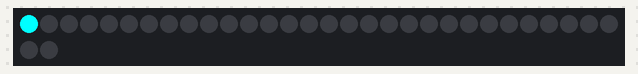
This sketch was run on a simulated Arduino Uno, built with avr-gcc and run on an emulated ATmega328P. Shown: 32 RGB LEDs in strip order, left to right, continuing on the next row.

Above: at 0.12 s.
At 7.92 s:
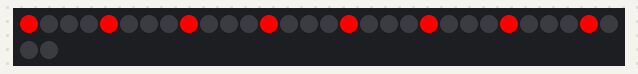
At 15.47 s:
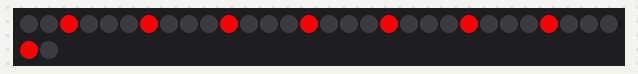
At 23.21 s:
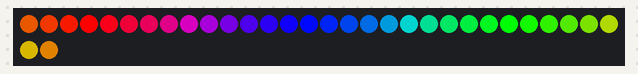
At 31.52 s:
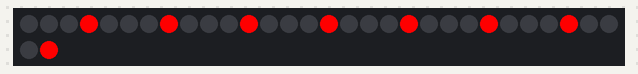
At 39.84 s:
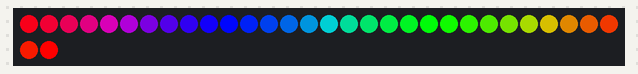

The sketch:

animateSketch.ino
```cpp
// (licence header left out)
#include <Adafruit_NeoPixel.h>

#include "src/TheVaporTrail_Animator_NeoPixel/TheVaporTrail_Animator_NeoPixel.h"

#include "src/TheVaporTrail_AnimationTools/example_animations/SingleAnimation.h"
#include "src/TheVaporTrail_Animations/RainbowAnimation.h"
#include "src/TheVaporTrail_Animations/MarqueeAnimation.h"

//----------------------------------------
// Adafruit NeoPixel initialization
//----------------------------------------
#define LED_PIN    2
#define LED_COUNT  32
#define LED_TYPE  (NEO_GRB + NEO_KHZ800)
Adafruit_NeoPixel strip = Adafruit_NeoPixel(LED_COUNT, LED_PIN, LED_TYPE);

//----------------------------------------
// Animator initialization
//----------------------------------------
TheVaporTrail_Animator_NeoPixel animator = TheVaporTrail_Animator_NeoPixel(&strip);

//----------------------------------------
// Animations
//----------------------------------------
SingleAnimation  single = SingleAnimation();
MarqueeAnimation marquee = MarqueeAnimation();
RainbowAnimation rainbow = RainbowAnimation();

//----------------------------------------
// Arduino Set-up
//----------------------------------------
void setup()
{
	strip.begin();

	animator.addAnimation(&single);
	animator.addAnimation(&marquee);
	animator.addAnimation(&rainbow);
}

//----------------------------------------
// Arduino Loop
//----------------------------------------
void loop()
{
	static uint32_t count = 0;

	animator.clear();

	animator.render();

	animator.show();

	delay(250);

	animator.advance();

	count++;
	if (count > 30)
	{
		count = 0;
		animator.next();
	}
}
```

TheVaporTrail_Animator_Pixels.cpp
```cpp
// TheVaporTrail_Animator_Pixels.cpp

#include "TheVaporTrail_Animator_Pixels.h"

#define INITIAL_LED_COUNT 32

TheVaporTrail_Animator_Pixels::TheVaporTrail_Animator_Pixels(void)
{
	_length = INITIAL_LED_COUNT;
}

TheVaporTrail_Animator_Pixels::~TheVaporTrail_Animator_Pixels(void)
{
}

void TheVaporTrail_Animator_Pixels::setPixelCount(uint32_t pixelCount)
{
    _length = pixelCount;
}

void TheVaporTrail_Animator_Pixels::setPixel(uint16_t position, uint32_t color)
{
	pixels[position % _length] = color;
}

uint32_t TheVaporTrail_Animator_Pixels::getPixel(uint16_t position)
{
    return pixels[position];
}

void TheVaporTrail_Animator_Pixels::setColor(uint32_t position, uint32_t color)
{
}

void TheVaporTrail_Animator_Pixels::getPixels(uint32_t* pixelsOut)
{
    for (int i = 0; i < _length; i++)
        pixelsOut[i] = pixels[i];

}
void TheVaporTrail_Animator_Pixels::clear(void)
{
    for (int i = 0; i < _length; i++)
        pixels[i] = 0;
}

void TheVaporTrail_Animator_Pixels::show(void)
{

}
```

TheVaporTrail_Animator_Pixels.h
```cpp
// TheVaporTrail_Animator_Data.h

#ifndef THEVAPORTRAIL_ANIMATOR_PIXELS_H
#define THEVAPORTRAIL_ANIMATOR_PIXELS_H

#include "../base/TheVaporTrail_Animator.h"

#define MAX_LED_COUNT 1000

class TheVaporTrail_Animator_Pixels: public TheVaporTrail_Animator {

	public:
		TheVaporTrail_Animator_Pixels();
		~TheVaporTrail_Animator_Pixels(void);

        void clear(void);
        void show(void);

		void setPixel(uint16_t position, uint32_t color);
		uint32_t getPixel(uint16_t position);

		void setColor(uint32_t position, uint32_t color);

        void getPixels(uint32_t* pixels);
        void setPixelCount(uint32_t pixelCount);

	private:
        uint32_t pixels[MAX_LED_COUNT];
};


#endif // THEVAPORTRAIL_ANIMATOR_PIXELS_H
```

TheVaporTrail_Animation.cpp
```cpp
// TheVaporTrail_Animation.cpp

#include "TheVaporTrail_Animation.h"


TheVaporTrail_Animation::TheVaporTrail_Animation(void)
{
}

TheVaporTrail_Animation::~TheVaporTrail_Animation(void)
{
}

void TheVaporTrail_Animation::setAnimator(TheVaporTrail_Animator* animator)
{
	_animator = animator;
}

void TheVaporTrail_Animation::init(void)
{
}

void TheVaporTrail_Animation::reset(void)
{
}

void TheVaporTrail_Animation::render(void)
{
}

void TheVaporTrail_Animation::advance(void)
{
}


void TheVaporTrail_Animation::setPixel(uint16_t position, uint32_t color)
{
	_animator->setPixel(position, color);
};

uint16_t TheVaporTrail_Animation::length(void)
{
	return _animator->length();
}
```

TheVaporTrail_Animation.h
```cpp
// TheVaporTrail_Animation.h

#ifndef THEVAPORTRAIL_ANIMATION_H
#define THEVAPORTRAIL_ANIMATION_H

#include "TheVaporTrail_Types.h"

class TheVaporTrail_Animation;
class TheVaporTrail_Animator;

#include "TheVaporTrail_Animator.h"

class TheVaporTrail_Animation {

	public:
		TheVaporTrail_Animation(void);
		~TheVaporTrail_Animation(void);

		void setAnimator(TheVaporTrail_Animator* animator);

		virtual void init(void);

		virtual void reset(void);

		virtual void render(void);

		virtual void advance(void);

	private:
		TheVaporTrail_Animator* _animator;


	protected:

		uint16_t length(void);

		void setPixel(uint16_t position, uint32_t color);

		uint32_t setPixel(uint16_t position);

		void setColor(uint32_t position, uint32_t color);

};


#endif // THEVAPORTRAIL_ANIMATION_H
```

TheVaporTrail_Animator.cpp
```cpp
// TheVaporTrail_Animator.cpp

#include "TheVaporTrail_Animator.h"


TheVaporTrail_Animator::TheVaporTrail_Animator(void)
{
	_length = 0;
	_precision = 0;
}

TheVaporTrail_Animator::~TheVaporTrail_Animator(void)
{
}

void TheVaporTrail_Animator::clear()
{
}

void TheVaporTrail_Animator::show()
{
}

void TheVaporTrail_Animator::setAlpha(uint8_t alpha)
{
}

void TheVaporTrail_Animator::setPixel(uint16_t position, uint32_t color)
{
}

uint32_t TheVaporTrail_Animator::getPixel(uint16_t position)
{
	return 0;
}

void TheVaporTrail_Animator::setColor(uint32_t position, uint32_t color)
{
}

void TheVaporTrail_Animator::addAnimation(TheVaporTrail_Animation* animation)
{
    if (_count < MAX_ANIMATIONS)
    {
        _animationList[_count] = animation;
        _count++;
        animation->setAnimator(this);
    }

    if (_currentAnimation == NULL)
    {
        _currentAnimation = animation;
        _current = 0;
    }


}

void TheVaporTrail_Animator::render(void)
{
	if (_currentAnimation != NULL)
		_currentAnimation->render();
}

void TheVaporTrail_Animator::advance(void)
{
	if (_currentAnimation != NULL)
		_currentAnimation->advance();
}


void TheVaporTrail_Animator::next(void)
{
    _current = (_current + 1) % _count;
    _currentAnimation = _animationList[_current];
}
```

TheVaporTrail_Animator.h
```cpp
// TheVaporTrail_Animator.h

#ifndef THEVAPORTRAIL_ANIMATOR_H
#define THEVAPORTRAIL_ANIMATOR_H

#include "TheVaporTrail_Types.h"

class TheVaporTrail_Animation;
class TheVaporTrail_Animator;


#include "TheVaporTrail_Animation.h"

#define MAX_ANIMATIONS 10

class TheVaporTrail_Animator {

	public:
		TheVaporTrail_Animator(void);
		~TheVaporTrail_Animator(void);

		virtual void clear(void);

		virtual void show(void);

		virtual void setAlpha(uint8_t alpha);

		virtual void setPixel(uint16_t position, uint32_t color);

		virtual uint32_t getPixel(uint16_t position);

		virtual void setColor(uint32_t position, uint32_t color);

		void addAnimation(TheVaporTrail_Animation* animation);

		virtual void render(void);

		virtual void advance(void);

		inline uint16_t length(void) { return _length; }

		void next(void);


	protected:
		uint8_t _precision;
		uint16_t _length;

	private:
		TheVaporTrail_Animation* _currentAnimation;
		TheVaporTrail_Animation* _nextAnimation;
		TheVaporTrail_Animation* _animationList[MAX_ANIMATIONS];
		uint8_t _count;
		uint8_t _current;

};


#endif // THEVAPORTRAIL_ANIMATOR_H
```

TheVaporTrail_Types.h
```cpp
// TheVaporTrail_Types.h

#ifndef THEVAPORTRAIL_TYPES_H
#define THEVAPORTRAIL_TYPES_H

#ifdef ARDUINO
    #include "Arduino.h"
#else
    #include "stdint.h"
    #include <stdio.h>

    //typedef unsigned char uint8_t;
    //typedef unsigned int uint16_t;
    //typedef unsigned int uint32_t;

    //#define NULL ((void*)0)
#endif


#endif // THEVAPORTRAIL_TYPES_H
```

SingleAnimation.cpp
```cpp
// SingleAnimation.cpp

#include "SingleAnimation.h"

SingleAnimation::SingleAnimation(void)
{
	_color = 0x00ffff;
	_position = 0;
	_width = 1;
}

SingleAnimation::~SingleAnimation(void)
{
}

void SingleAnimation::reset(void)
{
	_position = 0;
}

void SingleAnimation::render(void)
{
    #define OFFSET 10

	setPixel(_position, _color);

    //setPixel(_position + OFFSET, 0x00ff00);
}

void SingleAnimation::advance(void)
{
	_position += 1;

	if (_position >= length())
		_position = 0;
}
```

SingleAnimation.h
```cpp
// SingleAnimation.h

#ifndef SINGLEANIMATION_H
#define SINGLEANIMATION_H

#include "../base/TheVaporTrail_Animation.h"

class SingleAnimation: public TheVaporTrail_Animation {

	public:
		SingleAnimation(void);
		~SingleAnimation(void);

		void reset(void) override;

		void render(void) override;

		void advance(void) override;

	private:
		uint32_t _color;
		uint16_t _position;
		uint16_t _width;
};


#endif // SINGLEANIMATION_H
```

TheVaporTrail_ColorUtils.cpp
```cpp
// TheVaporTrail_ColorUtils.cpp

#include "TheVaporTrail_ColorUtils.h"

//=================================================================================
//
//    Utilities
//
//=================================================================================

//---------------------------------------------------------------------------------
//    Calculate Color
//---------------------------------------------------------------------------------
uint32_t CalcColor(uint16_t hue, uint16_t range /*= 0xff*/, uint8_t brightness /*= 0xff*/)
{
  uint16_t phase = range/3;
  uint16_t r, g, b;

  hue = hue % range;

  if (hue < phase)
  {
    r = phase - hue;
    g = 0;
    b = hue;
  }
  else if (hue < 2*phase)
  {
    hue -= phase;
    r = 0;
    g = hue;
    b = phase - hue;
  }
  else
  {
    hue -= 2*phase;
    if (hue > phase)
        hue = phase;
    r = hue;
    g = phase - hue;
    b = 0;
  }

  r = ((uint32_t)r * brightness)/phase;
  g = ((uint32_t)g * brightness)/phase;
  b = ((uint32_t)b * brightness)/phase;

  return (uint32_t)r << 16 | (uint32_t)g << 8 | b;
}
```

TheVaporTrail_ColorUtils.h
```cpp
// TheVaporTrail_Types.h

#ifndef THEVAPORTRAIL_COLORUTILS_H
#define THEVAPORTRAIL_COLORUTILS_H

#include "../base/TheVaporTrail_Types.h"

uint32_t CalcColor(uint16_t hue, uint16_t range = 0xff, uint8_t brightness = 0xff);


#endif // THEVAPORTRAIL_COLORUTILS_H
```

MarqueeAnimation.cpp
```cpp
// MarqueeAnimation.cpp

#include "MarqueeAnimation.h"

MarqueeAnimation::MarqueeAnimation(void)
{
	_color = 0xff0000;
	_position = 0;
    _spacing = 4;
}

MarqueeAnimation::~MarqueeAnimation(void)
{
}

void MarqueeAnimation::reset(void)
{
	_position = 0;
}

void MarqueeAnimation::render(void)
{
	uint32_t l = length();
	for (uint32_t i = 0; i < l; i += _spacing)
		setPixel(i + _position, _color);
}

void MarqueeAnimation::advance(void)
{
	_position += 1;

	if (_position >= _spacing)
		_position = 0;
}
```

MarqueeAnimation.h
```cpp
// MarqueeAnimation.h

#ifndef MARQUEEANIMATION_H
#define MARQUEEANIMATION_H

#include "../TheVaporTrail_AnimationTools/base/TheVaporTrail_Animation.h"

class MarqueeAnimation: public TheVaporTrail_Animation {

	public:
		MarqueeAnimation(void);
		~MarqueeAnimation(void);

		void reset(void) override;

		void render(void) override;

		void advance(void) override;

	private:
		uint32_t _color;
		uint16_t _position;
        uint16_t _spacing;
};


#endif // MARQUEEANIMATION_H
```

RainbowAnimation.cpp
```cpp
// RainbowAnimation.cpp

#include "RainbowAnimation.h"
#include "../TheVaporTrail_AnimationTools/utils/TheVaporTrail_ColorUtils.h"

RainbowAnimation::RainbowAnimation(void)
{
	_position = 0;
}

RainbowAnimation::~RainbowAnimation(void)
{
}

void RainbowAnimation::reset(void)
{
	_position = 0;
}

void RainbowAnimation::render(void)
{
    uint32_t l = length();
    for (uint32_t i = 0; i < l; i++)
    {
        uint32_t clr;
        uint32_t h;
        h = (i * 255)/l;
        clr = CalcColor(h + _position);
        setPixel(i, clr);
    }
}

void RainbowAnimation::advance(void)
{
	_position += 8;

	if (_position >= 255)
		_position = 0;
}
```

RainbowAnimation.h
```cpp
// RainbowAnimation.h

#ifndef RAINBOWANIMATION_H
#define RAINBOWANIMATION_H

#include "../TheVaporTrail_AnimationTools/base/TheVaporTrail_Animation.h"

class RainbowAnimation: public TheVaporTrail_Animation {

	public:
		RainbowAnimation(void);
		~RainbowAnimation(void);

		void reset(void) override;

		void render(void) override;

		void advance(void) override;

	private:
		uint16_t _position;
};


#endif // RAINBOWANIMATION_H
```

TheVaporTrail_Animator_NeoPixel.cpp
```cpp
// TheVaporTrail_Animator.cpp

#include "TheVaporTrail_Animator_NeoPixel.h"


TheVaporTrail_Animator_NeoPixel::TheVaporTrail_Animator_NeoPixel(Adafruit_NeoPixel* neopixel)
{
	_neopixel = neopixel;
	_length = _neopixel->numPixels();
}

TheVaporTrail_Animator_NeoPixel::~TheVaporTrail_Animator_NeoPixel(void)
{
}

void TheVaporTrail_Animator_NeoPixel::setPixel(uint16_t position, uint32_t color)
{
	_neopixel->setPixelColor(position, color);
}

uint32_t TheVaporTrail_Animator_NeoPixel::getPixel(uint16_t position)
{
	return _neopixel->getPixelColor(position);
}

void TheVaporTrail_Animator_NeoPixel::setColor(uint32_t position, uint32_t color)
{
}
```

TheVaporTrail_Animator_NeoPixel.h
```cpp
// TheVaporTrail_Animator_NeoPixel.h

#ifndef THEVAPORTRAIL_ANIMATOR_NEOPIXEL_H
#define THEVAPORTRAIL_ANIMATOR_NEOPIXEL_H

#include "../TheVaporTrail_AnimationTools/base/TheVaporTrail_Animator.h"
#include <Adafruit_NeoPixel.h>

class TheVaporTrail_Animator_NeoPixel: public TheVaporTrail_Animator {

	public:
		TheVaporTrail_Animator_NeoPixel(Adafruit_NeoPixel* _neopixel);
		~TheVaporTrail_Animator_NeoPixel(void);

		inline void clear(void) { _neopixel->clear(); }
		inline void show(void)  { _neopixel->show(); }

		void setPixel(uint16_t position, uint32_t color);
		uint32_t getPixel(uint16_t position);

		void setColor(uint32_t position, uint32_t color);

	private:
		Adafruit_NeoPixel* _neopixel;
};


#endif // THEVAPORTRAIL_ANIMATOR_NEOPIXEL_H
```
